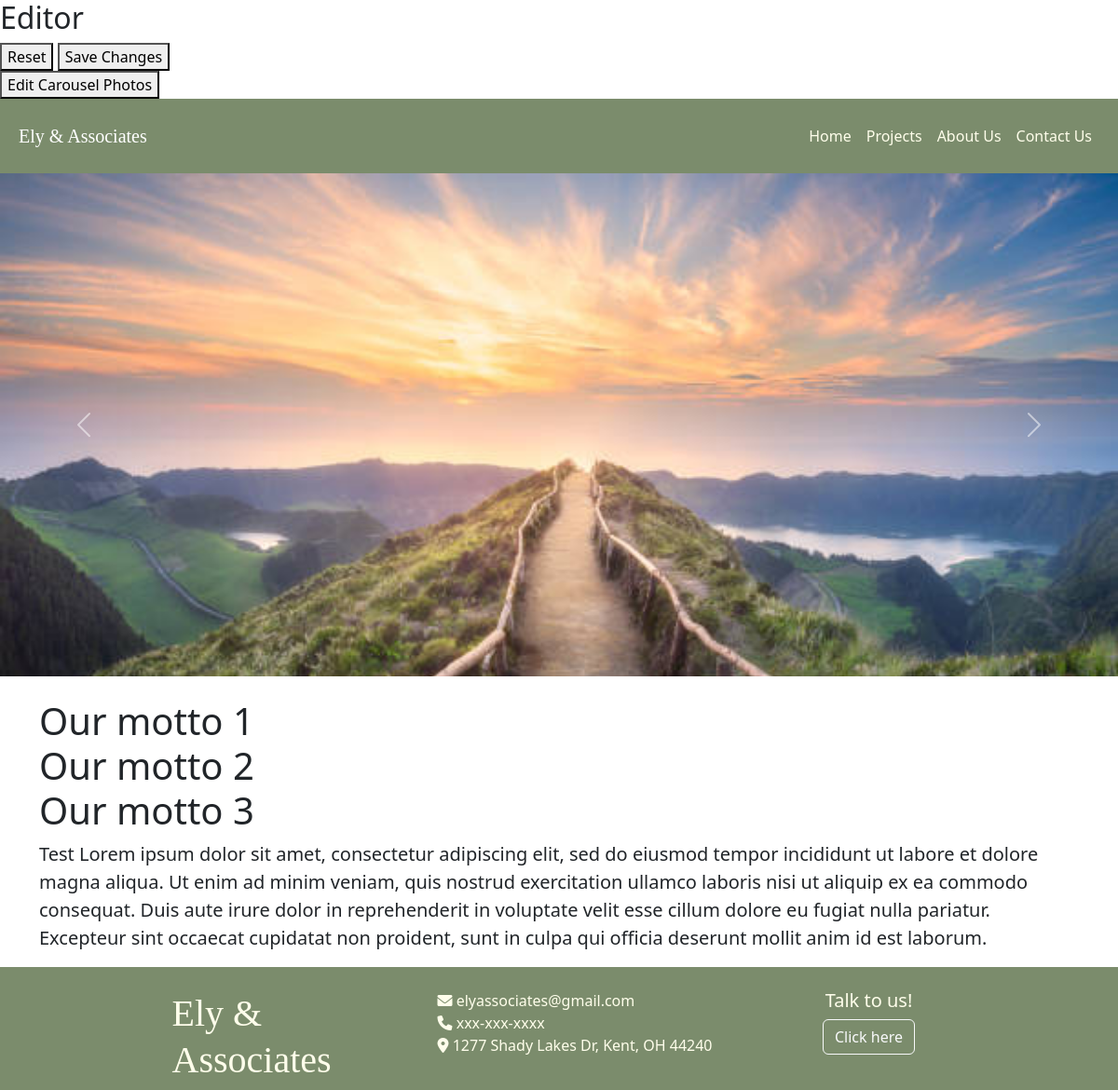
/editor/pages/index.php, run on the app's committed database.
### tables this page shows
CREATE TABLE `photo` (
  `photo_id` int(11) NOT NULL,
  `photo_name` varchar(300) DEFAULT NULL,
  `file_path` varchar(300) DEFAULT NULL,
  `page_id` varchar(300) DEFAULT NULL,
  `photo_date` varchar(300) DEFAULT NULL
);

CREATE TABLE `website_text` (
  `text_id` int(11) NOT NULL,
  `text_field` varchar(1000) DEFAULT NULL
);

### editor/pages/support/config.php (called while the page is built, shortened)
<?php
function getTextFromId(int $id) {
    $sql = "SELECT text_field FROM website_text WHERE text_id = :id";
    $stmt = $GLOBALS['pdo']->prepare($sql);
    $stmt->execute(['id' => $id]);
    $result = $stmt->fetchAll();
    return $result;
}
function getCarouselPhotos() {
    $sql = "SELECT file_path, photo_id FROM photo WHERE photo_name LIKE 'carousel%'";
    $stmt = $GLOBALS['pdo']->prepare($sql);
    $stmt->execute();
    $result = $stmt->fetchAll();
    return $result;
}
?>

### editor/pages/index.php (the view, shortened to what this page needs)
<!DOCTYPE html>
<html>
<?php require 'support/head.php'; ?>
</head>
<body>
    <?php require 'support/header.php'; ?>
    <div id='home-carousel' class='carousel slide' data-bs-ride='carousel'>
        <div class="carousel-inner">
            <?php
                $images = getCarouselPhotos();
                foreach ($images as $index => $image) {
                    $activeClass = ($index == 0) ? 'active' : '';
                    echo "<div class='carousel-item $activeClass'>";
                    echo "<img src='".$image['file_path']."' class='d-block w-100'>";
                    echo "</div>";
                }
            ?>
        </div>
        <a class="carousel-control-prev" href="#home-carousel" role="button" data-bs-slide="prev">
            <span class="carousel-control-prev-icon" aria-hidden="true"></span>
        </a>
        <a class="carousel-control-next" href="#home-carousel" role="button" data-bs-slide="next">
            <span class="carousel-control-next-icon" aria-hidden="true"></span>
        </a>
    </div>
    <div id='home-text' class='container mt-4'>
        <h1 id='mottos' class='fs-1'><div id='0' class='editable'><?php echo getTextFromId(0)[0]['text_field']; ?></span></h1>
        <div id='home-description'>
            <p class='fs-5'">
                <span id='1' class='editable'>
                    <?php echo getTextFromId(1)[0]['text_field']; ?>
                </span>
            </p>
        </div>
    </div>
    <?php require 'support/footer.php'; ?>
</body>
</html>

### editor/pages/support/footer.php
<footer class="footer pt-4">
    <div class="container">
        <div class="row justify-content-center">
        <div class="col-lg-3">
            <h1><a href="#" class="navbar-brand logo" style="font-family:'Alegreya SC'">Ely &<br>Associates</a></h1>
        </div>
        <div class="col-lg-4">
            <ul class="list-unstyled contact-info mb-4">
            <li><i class="fas fa-envelope"></i> <span id='9' class='editable'><?php echo getTextFromId(9)[0]['text_field']; ?></span></li>
            <li><i class="fas fa-phone"></i> <span id='10' class='editable'><?php echo getTextFromId(10)[0]['text_field']; ?></span></li>
            <li><i class="fas fa-map-marker-alt"></i> <span id='11' class='editable'><?php echo getTextFromId(11)[0]['text_field']; ?></span></li>
            </ul>
        </div>
        <div class="col-lg-2 text-center">
            <h5><?php echo getTextFromId(12)[0]['text_field']; ?></h5>
            <a href='contact_us.php' class="contact-link btn btn-outline-light" style="text-decoration:none">Click here</a>
        </div>
        </div>
    </div>
</footer>

### editor/pages/support/head.php (style rules this page uses)
.carousel-inner { height: 0; padding-bottom: 45%; }
.carousel-item { position: absolute !important; top: 0; right: 0; bottom: 0; left: 0; }
.carousel-item img { height: 100%; object-fit: cover; }
footer, footer a { color: #FFFEEB; }
footer { background-color: #7B8C6C; }
#mottos { white-space: pre; }

### data on the page
photo: file_path (picture)
website_text: text_field "Our motto 1 Our motto 2 Our motto 3"
website_text: text_field "Test Lorem ipsum dolor sit amet, consectetur adipiscing elit, sed do eiusmod tempor incididunt ut labore et dolore magna aliqua. Ut enim ad minim veniam, quis nostrud exercitation ullamco laboris nisi ut aliquip ex ea commodo consequat. Duis aute irure dolor in reprehenderit in voluptate velit esse cillum dolore eu fugiat nulla pariatur. Excepteur sint occaecat cupidatat non proident, sunt in culpa qui officia deserunt mollit anim id est laborum."
website_text: text_field "elyassociates@gmail.com"
website_text: text_field "xxx-xxx-xxxx"
website_text: text_field "1277 Shady Lakes Dr, Kent, OH 44240"
website_text: text_field "Talk to us!"
